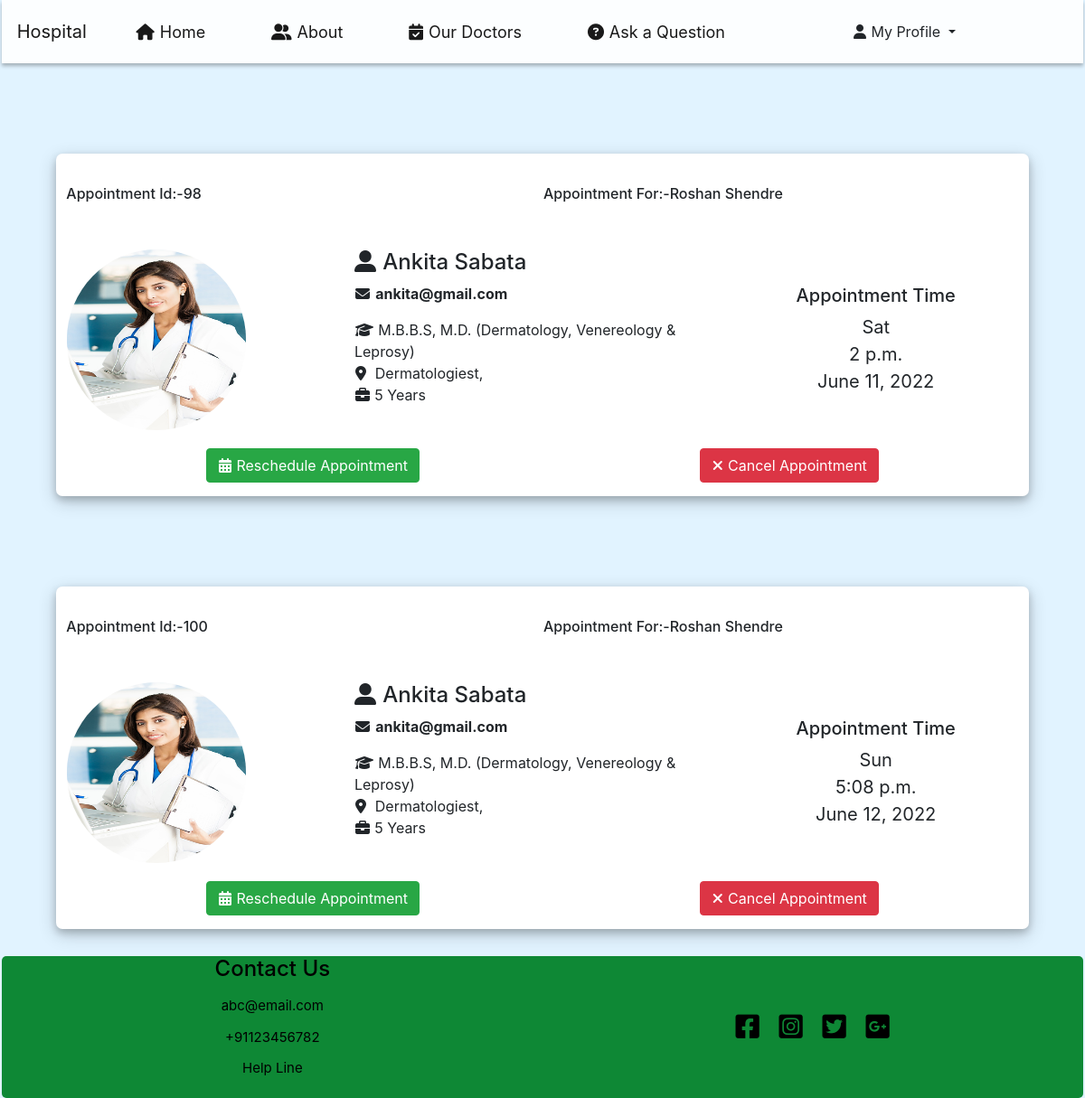
The app's page /manage_appointment (signed in) with its own data.
### App1/models.py (models this page shows)
class User(models.Model):
    name = models.CharField(max_length=100)
    phone = models.CharField(max_length=13)
    email = models.EmailField(blank = False, null = True)
    date = models.DateField(blank= True, null=True)
    from_time = models.TimeField()
    to_time = models.TimeField()
    specialist_name = models.ForeignKey(CustomUser, on_delete=models.CASCADE,)

class CustomUser(AbstractBaseUser, PermissionsMixin):
    specialist_name = models.CharField(max_length=100, blank=False, null=False)
    email = models.EmailField(unique=True)
    phone = models.CharField(max_length=13)
    image = models.ImageField(upload_to='profile/', default='default.jpg', blank=True, null=False)
    password = models.CharField(max_length=100)
    profession = models.CharField(max_length=100)
    qualification=models.CharField(max_length=100)
    locality = models.CharField(max_length=100, null=True, blank=True)
    state_name = models.CharField(max_length=100)
    dist_name = models.CharField(max_length=100)
    pincode=models.CharField(max_length=10)
    experience=models.CharField(max_length=10)
    about = models.CharField(max_length=200)
    cunsultation_fees = models.CharField(max_length=5)
    @property
    def imageURL(self):
        try:
            url = self.image.url
        except:
            url = ""
        return url
    is_staff = models.BooleanField(default=False)
    is_active = models.BooleanField(default=True)
    date_joined = models.DateTimeField(default=timezone.now)
    USERNAME_FIELD = 'email'
    REQUIRED_FIELDS = []
    objects = CustomUserManager()
    def __str__(self):
        return self.specialist_name

### App1/views.py (the view)
# urls.py: path('manage_appointment', views.manage_appointment, name = "manage_appointment"),
def manage_appointment(request):
    if request.user.is_authenticated:
        data=User.objects.all()
        return render(request, 'app1/manage_appointment.html', {'Appointments':data})
    else:
        user=request.session.get('email')
        print(user)
        data=User.objects.filter(email=user)
        return render(request, 'app1/manage_appointment.html', {'Appointments':data})

### App1/templates/app1/manage_appointment.html (shortened to what this page needs)
{% extends 'app1/base.html' %}
{% block content %}
    <div class="fixed_container">
    {% for appointment in Appointments %}
    {% if request.user.is_authenticated %}
    {% if request.session.email == appointment.specialist_name.email %}
    <div class="manageAppointmentContainer">
        <div class="appointmentIdSection">
            <h6 id="appointmentId">Appointment Id:-{{appointment.id}} </h6>
            <h6>Appointment For:-{{appointment.name}} </h6>
        </div>
        <div class="doctorDetailsContainer">
            <img src="{{appointment.specialist_name.imageURL}}" alt=""
                class="doctorDetailsImage">
            <div class="details">
                <h4><i class="fa-solid fa-user-large"></i>&nbsp;{{appointment.specialist_name}}</h4>
                <ul>
                    <li class="mb-3"><i class="fa-solid fa-envelope"></i>&nbsp;<b>{{appointment.specialist_name.email}}</b></li>
                    <li><i class="fa-solid fa-graduation-cap"></i>&nbsp;M.B.B.S, M.D. (Dermatology, Venereology & Leprosy)</li>
                    <li><i class="fa-solid fa-location-dot"></i>&nbsp; {{appointment.specialist_name.profession}}, {{appointment.specialist_name.dist}}</li>
                    <li><i class="fa-solid fa-briefcase"></i>&nbsp;{{appointment.specialist_name.experience}} Years</li>
                </ul>
            </div>
            <div class="appointmentTime">
                <h5 class="text-center">Appointment Time</h5>
                <div class="day">{{appointment.date|date:"D"}}</div>
                <div class="time">{{appointment.from_time}}</div>
                <div class="fullDateTime">{{appointment.date}}</div>
            </div>
        </div>
        <div class="manageAppointmentButton">
            <a href="{% url 'reschedule' appointment.id %}" class="btn btn-success"><i class="fa-solid fa-calendar-days"></i>&nbsp;Reschedule Appointment</a>
            <a href="{% url 'cancel_appointment' appointment.id %}" class="btn btn-danger"><i class="fa-solid fa-xmark"></i>&nbsp;Cancel Appointment</a>
        </div>
    </div>
    {% endif %}
    {% endif %}
    {% endfor %}
    </div>
{% endblock content %}

### App1/templates/app1/base.html (shortened to what this page needs)
<!DOCTYPE html>
<html lang="en">
<head>
    <link rel="stylesheet" href="https://cdn.jsdelivr.net/npm/bootstrap@4.6.1/dist/css/bootstrap.min.css"
>
    <link rel="stylesheet" href="https://cdnjs.cloudflare.com/ajax/libs/font-awesome/6.1.1/css/all.min.css"
 />
</head>
<body>
    <nav class="navbar navbar-expand-lg navbar-light navbar1">
        <a class="navbar-brand" href="{% url 'index' %}">Hospital</a>
        <div class="collapse navbar-collapse" id="navbarText">
            <ul class="navbar-nav mr-auto">
                <li class="nav-item active">
                    <a class="nav-link" href="{% url 'index' %}"><i class="fa fa-house"></i> Home</a>
                </li>
                <li class="nav-item active">
                    <a class="nav-link" href="#aboutUsContainer"><i class="fa-solid fa-user-group"></i> About</a>
                </li>
                <li class="nav-item active">
                    <a href="{% url 'home' %}" class="nav-link "><i class="fa-solid fa-calendar-check"></i> Our
                        Doctors</a>
                </li>
                <li class="nav-item active">
                    <a class="nav-link" href="#askQuestionContainer"><i class="fa-solid fa-circle-question"></i> Ask a Question</a>
                </li>
            </ul>
            <span class="navbar-text profile">
                <div class="dropdown">
                    <button class="btn dropdown-toggle" type="button" id="dropdownMenu2" data-toggle="dropdown"
                        aria-expanded="false">
                        <i class="fa-solid fa-user"></i> My Profile
                    </button>
                </div>
            </span>
        </div>
    </nav>
    {% block content %}
    {% endblock %}
    <div class="container2">
        <div class="contact-us">
            <h4>Contact Us</h4>
            <ul>
                <li><a href="#">abc@email.com</a></li>
                <li><a href="#">+91123456782</a></li>
                <li><a href="#">Help Line</a></li>
            </ul>
        </div>
        <div class="social-media">
            <a href="#"><i class="fa-brands fa-facebook-square"></i></a>
            <a href="#"><i class="fa-brands fa-instagram-square"></i></a>
            <a href="#"><i class="fa-brands fa-twitter-square"></i></a>
            <a href="#"><i class="fa-brands fa-google-plus-square"></i></a>
        </div>
    </div>
</body>
</html>

### App1/templates/app1/base.html (style rules this page uses)
.profile { margin-right: 110px; }
* { margin: 0; padding: 0 .90px; box-sizing: border-box; scroll-behavior: smooth; }
:root { --green: #1dde5aec; --deepGreen: #0b8732fb; }
body { background-color: #00ff4c1b; }
.navbar1 { background-color: rgba(255, 255, 255, 0.89); font-size: 18px; color: black; box-shadow: 0 3px 4px rgba(0, 0, 0, 0.274); }
#navbarText ul li { border-radius: 3px; margin: 0 20px; text-align: center; padding: 0 8px; }
.container2 { height: auto; width: 100%; display: grid; grid-template-columns: 1fr 1fr; background-color: var(--deepGreen); justify-items: center; color: rgb(0, 0, 0); border-radius: 5px; text-align: center; margin-top: 30px; }
.contact-us li { padding: 5px 0; list-style: none; text-align: center; }
.contact-us a { color: rgb(0, 0, 0); text-decoration: none; font-size: 15px; }
.social-media { display: flex; align-items: center; font-size: 30px; }
.social-media i { padding: 0 10px; color: black; }

### App1/templates/app1/manage_appointment.html (style rules this page uses)
* { margin: 0; padding: 0 .90px; box-sizing: border-box; list-style: none; }
body { background-color: rgba(0, 157, 255, 0.116); }
.fixed_container { width: 100%; min-height: 631px; max-height: auto; }
.manageAppointmentContainer { height: auto; width: 90%; box-shadow: 0 4px 8px 0 rgba(0, 0, 0, 0.2), 0 6px 20px 0 rgba(0, 0, 0, 0.19); margin: 0 auto; margin-top: 100px; border-radius: 7px; background-color: white; padding: 5px 10px; }
.appointmentIdSection { margin: 0; padding: 0; box-sizing: border-box; display: grid; grid-template-columns: 1fr 1fr; margin-top: 30px; }
.doctorDetailsContainer { margin-top: 44px; display: grid; grid-template-columns: .75fr 1fr .75fr; }
.doctorDetailsImage { height: 200px; width: 200px; border-radius: 50%; align-self: center; }
.appointmentTime { display: flex; flex-direction: column; justify-content: center; align-items: center; font-size: 20px; }
.manageAppointmentButton { display: flex; justify-content: space-around; margin-top: 20px; margin-bottom: 10px; }

### records on screen
User: id "98", name "Roshan Shendre", specialist_name.imageURL (picture), specialist_name "Ankita Sabata", specialist_name.email "ankita@gmail.com", specialist_name.profession "Dermatologiest", specialist_name.experience "5", date "Sat", from_time "2 p.m.", date "June 11, 2022"
User: id "100", name "Roshan Shendre", specialist_name.imageURL (picture), specialist_name "Ankita Sabata", specialist_name.email "ankita@gmail.com", specialist_name.profession "Dermatologiest", specialist_name.experience "5", date "Sun", from_time "5:08 p.m.", date "June 12, 2022"
